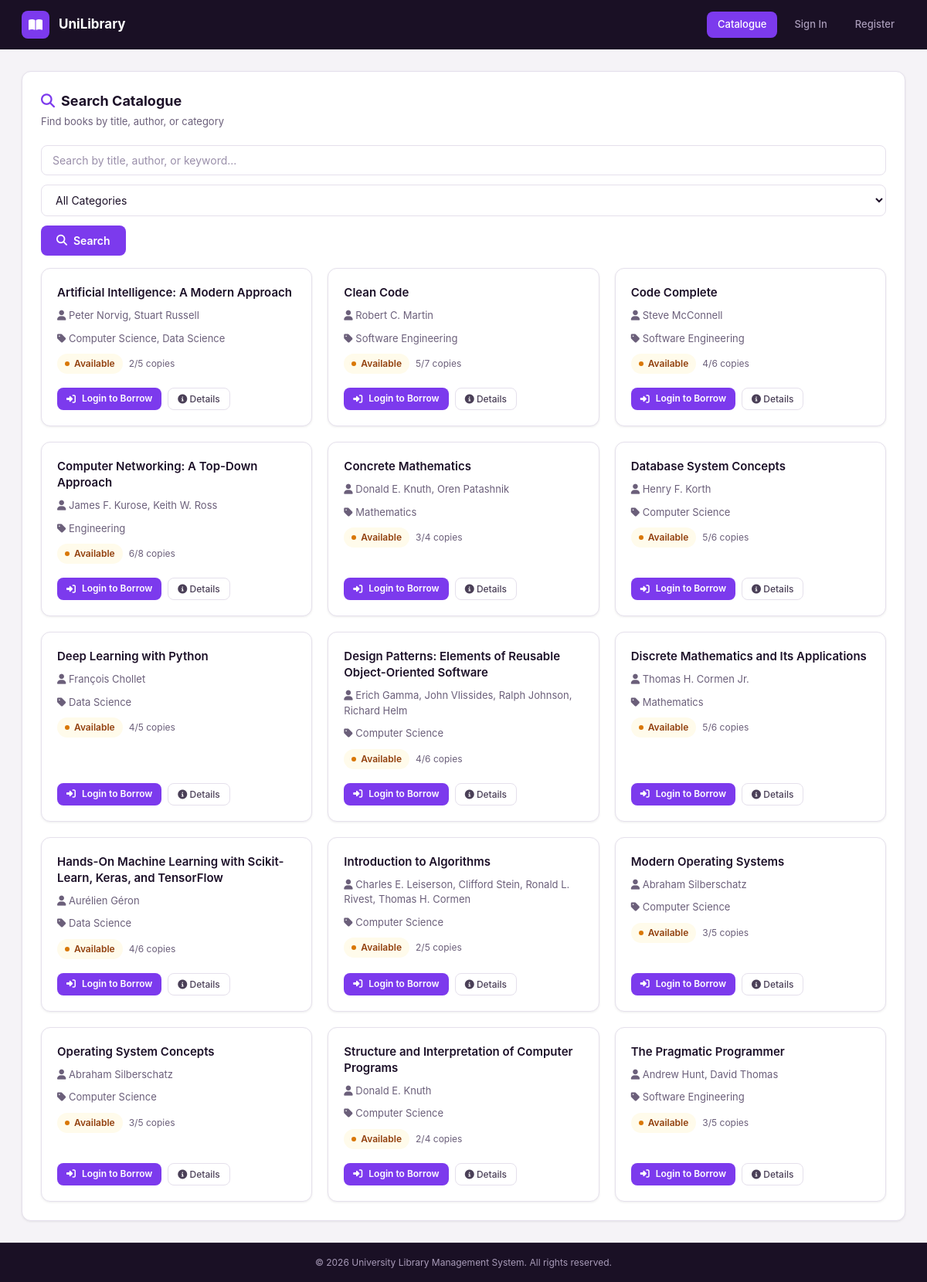
/pages/books/search-books.php, run on the app's committed database.
### tables this page shows
CREATE TABLE books (
    book_id INT AUTO_INCREMENT PRIMARY KEY,
    title VARCHAR(200) NOT NULL,
    isbn VARCHAR(30) UNIQUE,
    publisher_id INT,
    publish_year YEAR,
    total_copies INT NOT NULL,
    available_copies INT NOT NULL,
    FOREIGN KEY (publisher_id) REFERENCES publishers(publisher_id)
);

### pages/books/search-books.php (the view, shortened to what this page needs)
<?php
require_once dirname(__DIR__, 2) . '/config/bootstrap.php';
$query = trim($_GET['q'] ?? '');
$category = $_GET['category'] ?? 'all';
$isLoggedIn = !empty($_SESSION['user_id']);
$basePath = '../..';
$sql = 'SELECT b.book_id, b.title, b.available_copies, b.total_copies, GROUP_CONCAT(DISTINCT a.author_name SEPARATOR ", ") AS authors, GROUP_CONCAT(DISTINCT c.category_name SEPARATOR ", ") AS categories FROM books b LEFT JOIN book_authors ba ON b.book_id = ba.book_id LEFT JOIN authors a ON ba.author_id = a.author_id LEFT JOIN book_categories bc ON b.book_id = bc.book_id LEFT JOIN categories c ON bc.category_id = c.category_id WHERE 1=1';
$params = [];
$sql .= ' GROUP BY b.book_id ORDER BY (b.available_copies > 0) DESC, b.title';
$statement = $pdo->prepare($sql);
$statement->execute($params);
$books = $statement->fetchAll();
?>
<!doctype html>
<html lang="en">
<head>
  <link rel="stylesheet" href="https://cdnjs.cloudflare.com/ajax/libs/font-awesome/6.5.1/css/all.min.css">
  <link rel="stylesheet" href="<?php echo $basePath; ?>/assets/css/style.css">
</head>
<?php if ($isLoggedIn) { ?>
<body class="app-layout">
  <?php
    if (is_admin()) {
      include dirname(__DIR__, 2) . '/partials/sidebar-admin.php';
    } else {
      include dirname(__DIR__, 2) . '/partials/sidebar-student.php';
    }
  ?>
  <div class="main-content">
    <?php include dirname(__DIR__, 2) . '/partials/topbar.php'; ?>
<?php } else { ?>
<body>
  <nav class="public-topbar">
    <a href="<?php echo $basePath; ?>/index.php" class="pub-brand">
      <div class="pub-logo"><i class="fas fa-book-open"></i></div>
      <span>UniLibrary</span>
    </a>
    <div class="pub-nav">
      <a href="search-books.php" class="active">Catalogue</a>
      <a href="../auth/login.php">Sign In</a>
      <a href="../auth/register.php">Register</a>
    </div>
  </nav>
  <div class="main-content" style="margin-left:0">
<?php } ?>
    <div class="content-area">
      <div class="card">
        <div class="card-header">
          <div>
            <h2><i class="fas fa-search" style="color:var(--primary);margin-right:8px"></i>Search Catalogue</h2>
            <p>Find books by title, author, or category</p>
          </div>
        </div>
        <form class="search-form mb-16" method="get" action="search-books.php">
          <input name="q" type="text" placeholder="Search by title, author, or keyword..." value="<?php echo htmlspecialchars($query); ?>">
          <select name="category">
            <option value="all" <?php echo $category === 'all' ? 'selected' : ''; ?>>All Categories</option>
          </select>
          <button class="btn btn-primary" type="submit"><i class="fas fa-search"></i> Search</button>
        </form>
        <div class="book-grid">
          <?php foreach ($books as $book) { ?>
            <?php $available = (int)$book['available_copies'] > 0; ?>
            <div class="card book-card<?php echo !$available ? ' book-card-unavailable' : ''; ?>">
              <div class="book-title"><?php echo htmlspecialchars($book['title']); ?></div>
              <div class="book-meta"><i class="fas fa-user"></i> <?php echo htmlspecialchars($book['authors'] ?? 'Unknown'); ?></div>
              <div class="book-meta"><i class="fas fa-tag"></i> <?php echo htmlspecialchars($book['categories'] ?? 'Uncategorised'); ?></div>
              <div class="flex items-center gap-8">
                <span class="badge <?php echo $available ? 'badge-success' : 'badge-danger'; ?>">
                  <span class="badge-dot"></span>
                  <?php echo $available ? 'Available' : 'Checked Out'; ?>
                </span>
                <span class="text-xs text-muted"><?php echo (int)$book['available_copies']; ?>/<?php echo (int)$book['total_copies']; ?> copies</span>
              </div>
              <div class="book-actions">
                <?php if ($isLoggedIn && !is_admin()) { ?>
                  <?php if ($available) { ?>
                    <form method="post" action="search-books.php?q=<?php echo urlencode($query); ?>&category=<?php echo urlencode((string)$category); ?>">
                      <?php echo csrf_field(); ?>
                      <input type="hidden" name="action" value="borrow">
                      <input type="hidden" name="book_id" value="<?php echo (int)$book['book_id']; ?>">
                      <button class="btn btn-primary btn-sm" type="submit"><i class="fas fa-hand-holding"></i> Borrow</button>
                    </form>
                  <?php } else { ?>
                    <form method="post" action="search-books.php?q=<?php echo urlencode($query); ?>&category=<?php echo urlencode((string)$category); ?>">
                      <?php echo csrf_field(); ?>
                      <input type="hidden" name="action" value="reserve">
                      <input type="hidden" name="book_id" value="<?php echo (int)$book['book_id']; ?>">
                      <button class="btn-ghost btn-sm" type="submit"><i class="fas fa-bookmark"></i> Reserve</button>
                    </form>
                  <?php } ?>
                <?php } elseif (!$isLoggedIn) { ?>
                  <a href="../auth/login.php" class="btn btn-primary btn-sm"><i class="fas fa-sign-in-alt"></i> Login to Borrow</a>
                <?php } ?>
                <button class="btn-ghost btn-sm" onclick="goTo('book-details.php?book_id=<?php echo (int)$book['book_id']; ?>')"><i class="fas fa-info-circle"></i> Details</button>
              </div>
            </div>
          <?php } ?>
        </div>
      </div>
    </div>
    <?php include dirname(__DIR__, 2) . '/partials/footer.php'; ?>
  </div>
</body>
</html>

### partials/footer.php
<footer class="app-footer">
  &copy; <?php echo date('Y'); ?> University Library Management System. All rights reserved.
</footer>

### data on the page
books: title "Artificial Intelligence: A Modern Approach", authors "Peter Norvig, Stuart Russell", categories "Computer Science, Data Science", shows "Available", available_copies "2", total_copies "5"
books: title "Clean Code", authors "Robert C. Martin", categories "Software Engineering", shows "Available", available_copies "5", total_copies "7"
books: title "Code Complete", authors "Steve McConnell", categories "Software Engineering", shows "Available", available_copies "4", total_copies "6"
books: title "Computer Networking: A Top-Down Approach", authors "James F. Kurose, Keith W. Ross", categories "Engineering", shows "Available", available_copies "6", total_copies "8"
books: title "Concrete Mathematics", authors "Donald E. Knuth, Oren Patashnik", categories "Mathematics", shows "Available", available_copies "3", total_copies "4"
books: title "Database System Concepts", authors "Henry F. Korth", categories "Computer Science", shows "Available", available_copies "5", total_copies "6"
books: title "Deep Learning with Python", authors "François Chollet", categories "Data Science", shows "Available", available_copies "4", total_copies "5"
books: title "Design Patterns: Elements of Reusable Object-Oriented Software", authors "Erich Gamma, John Vlissides, Ralph Johnson, Richard Helm", categories "Computer Science", shows "Available", available_copies "4", total_copies "6"
books: title "Discrete Mathematics and Its Applications", authors "Thomas H. Cormen Jr.", categories "Mathematics", shows "Available", available_copies "5", total_copies "6"
books: title "Hands-On Machine Learning with Scikit-Learn, Keras, and TensorFlow", authors "Aurélien Géron", categories "Data Science", shows "Available", available_copies "4", total_copies "6"
books: title "Introduction to Algorithms", authors "Charles E. Leiserson, Clifford Stein, Ronald L. Rivest, Thomas H. Cormen", categories "Computer Science", shows "Available", available_copies "2", total_copies "5"
books: title "Modern Operating Systems", authors "Abraham Silberschatz", categories "Computer Science", shows "Available", available_copies "3", total_copies "5"
books: title "Operating System Concepts", authors "Abraham Silberschatz", categories "Computer Science", shows "Available", available_copies "3", total_copies "5"
books: title "Structure and Interpretation of Computer Programs", authors "Donald E. Knuth", categories "Computer Science", shows "Available", available_copies "2", total_copies "4"
books: title "The Pragmatic Programmer", authors "Andrew Hunt, David Thomas", categories "Software Engineering", shows "Available", available_copies "3", total_copies "5"
